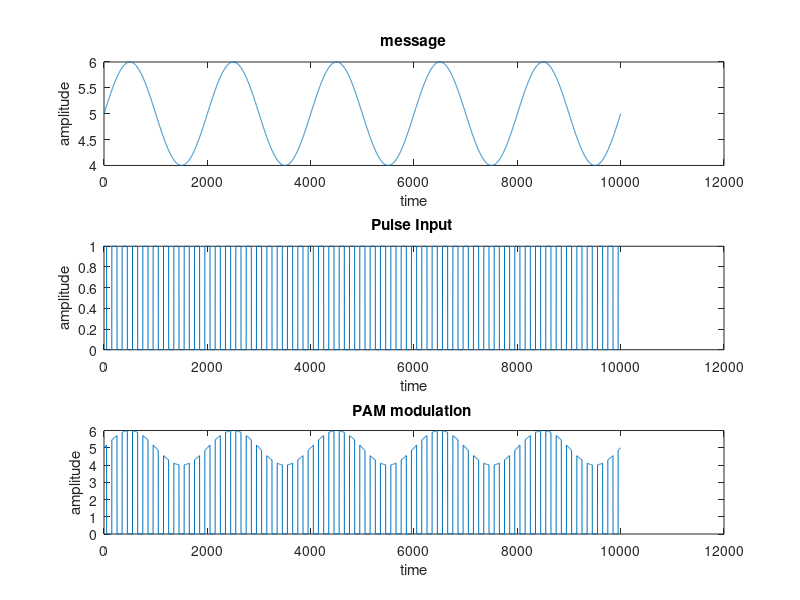

MATLAB code for this plot:
clear;close;clc;
t = 0 : 1/1e3 : 10;% 1 kHz sample freq for 1 sec 
d = 0 : 1/5 : 10;
x = 5+sin(2*pi/4*2*t);        %message signal
figure;
subplot(3,1,1);
plot(x);
title('message');
xlabel('time');
ylabel('amplitude');
y = pulstran(t,d,'rectpuls',0.1);
%generation of pulse input
subplot(3,1,2);
plot(y);
title('Pulse Input ');
xlabel('time');
ylabel('amplitude');
z=x.*y;                  % PAM output
subplot(3,1,3);
plot(z);
title('PAM modulation ');
xlabel('time');
ylabel('amplitude');
